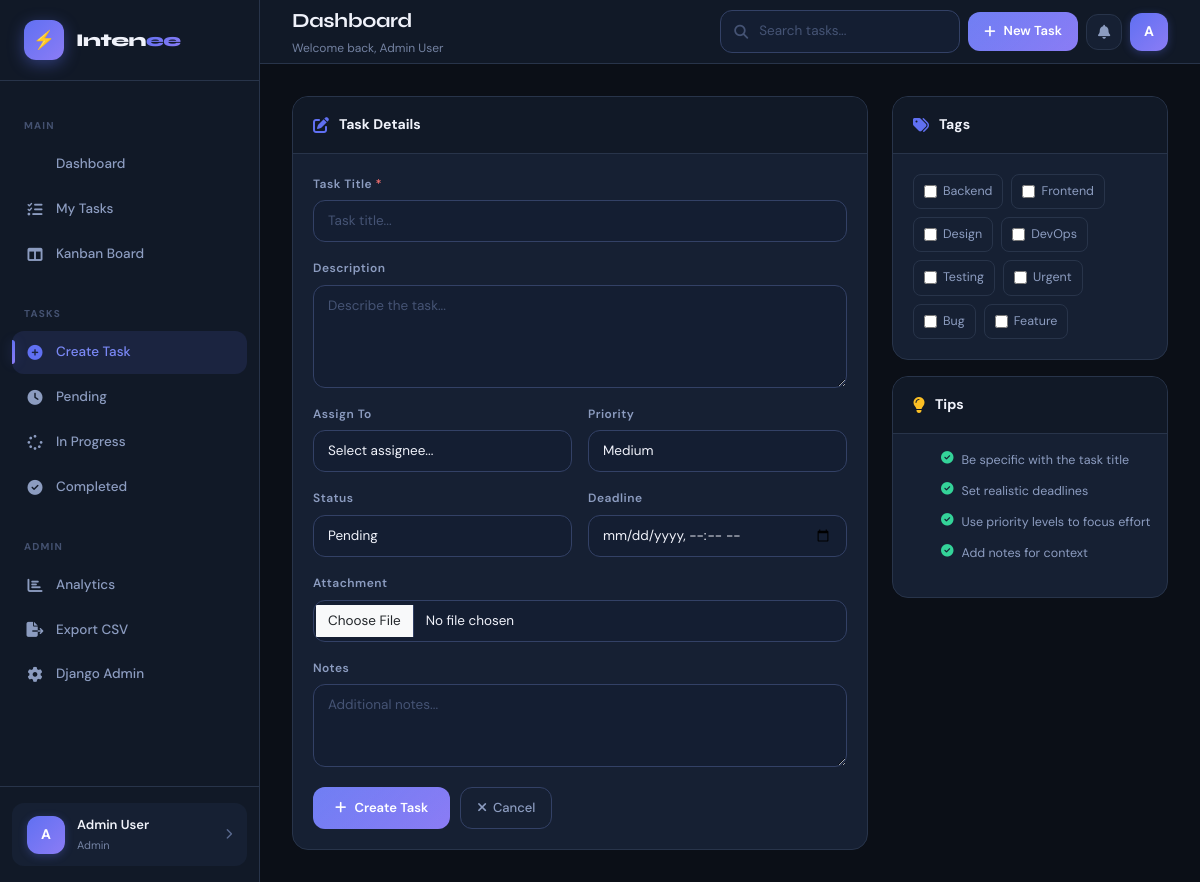
Page /tasks/create/ (signed in) on the committed database.
### accounts/models.py (models this page shows)
class User(AbstractUser):
    ROLE_CHOICES = [
        ('admin', 'Admin'),
        ('employee', 'Employee'),
    ]
    full_name = models.CharField(max_length=150, blank=True)
    role = models.CharField(max_length=20, choices=ROLE_CHOICES, default='employee')
    profile_picture = models.ImageField(upload_to='profiles/', blank=True, null=True)
    bio = models.TextField(blank=True)
    phone = models.CharField(max_length=20, blank=True)
    created_at = models.DateTimeField(auto_now_add=True)
    updated_at = models.DateTimeField(auto_now=True)
    is_active = models.BooleanField(default=True)
    def __str__(self):
        return self.username
    def get_full_name(self):
        return self.full_name or f"{self.first_name} {self.last_name}".strip() or self.username
    @property
    def is_admin_user(self):
        return self.role == 'admin'
    class Meta:
        ordering = ['-created_at']

### tasks/models.py (models this page shows)
class Tag(models.Model):
    name = models.CharField(max_length=50, unique=True)
    color = models.CharField(max_length=7, default='#6366f1')
    def __str__(self):
        return self.name

### tasks/views.py (the view)
# urls.py: path('create/', views.task_create, name='create'),
@login_required
def task_create(request):
    if request.method == 'POST':
        form = TaskForm(request.POST, request.FILES, user=request.user)
        if form.is_valid():
            task = form.save(commit=False)
            task.created_by = request.user
            task.save()
            form.save_m2m()
            log_activity(task, request.user, f'Created task "{task.title}"')
            messages.success(request, f'Task "{task.title}" created successfully!')
            return redirect('tasks:detail', pk=task.pk)
    else:
        form = TaskForm(user=request.user)
    return render(request, 'tasks/task_form.html', {'form': form, 'action': 'Create'})

### templates/tasks/task_form.html (shortened to what this page needs)
{% extends 'base.html' %}
{% block content %}
<div class="row g-4">
  <div class="col-lg-8">
    <div class="card">
      <div class="card-header">
        <div class="card-header-title"><i class="fas fa-pen-to-square" style="color:var(--accent);"></i> Task Details</div>
      </div>
      <div class="card-body">
        <form method="post" enctype="multipart/form-data" novalidate>
          <div class="row g-3">
            <div class="col-12">
              <label class="form-label">Task Title <span style="color:var(--danger);">*</span></label>
              {{ form.title }}
            </div>
            <div class="col-12">
              <label class="form-label">Description</label>
              {{ form.description }}
            </div>
            <div class="col-md-6">
              <label class="form-label">Assign To</label>
              {{ form.assigned_to }}
            </div>
            <div class="col-md-6">
              <label class="form-label">Priority</label>
              {{ form.priority }}
            </div>
            <div class="col-md-6">
              <label class="form-label">Status</label>
              {{ form.status }}
            </div>
            <div class="col-md-6">
              <label class="form-label">Deadline</label>
              {{ form.deadline }}
            </div>
            <div class="col-12">
              <label class="form-label">Attachment</label>
              {{ form.attachment }}
            </div>
            <div class="col-12">
              <label class="form-label">Notes</label>
              {{ form.notes }}
            </div>
          </div>
          <div style="margin-top:20px;display:flex;gap:10px;">
            <button type="submit" class="btn-primary-custom">
              <i class="fas fa-{% if task %}save{% else %}plus{% endif %}"></i>
              {% if task %}Save Changes{% else %}Create Task{% endif %}
            </button>
            <a href="{% if task %}{% url 'tasks:detail' task.pk %}{% else %}{% url 'tasks:list' %}{% endif %}" class="btn-ghost">
              <i class="fas fa-xmark"></i> Cancel
            </a>
          </div>
        </form>
      </div>
    </div>
  </div>
  <div class="col-lg-4">
    <div class="card">
      <div class="card-header">
        <div class="card-header-title"><i class="fas fa-tags" style="color:var(--accent);"></i> Tags</div>
      </div>
      <div class="card-body">
        <div style="display:flex;flex-wrap:wrap;gap:8px;">
          {% for checkbox in form.tags %}
          <label style="display:flex;align-items:center;gap:6px;cursor:pointer;padding:6px 10px;border:1px solid var(--border);border-radius:8px;font-size:12.5px;transition:all 0.15s;" class="tag-label">
            {{ checkbox.tag }}
            <span>{{ checkbox.choice_label }}</span>
          </label>
          {% empty %}
          <p style="color:var(--text-muted);font-size:13px;">No tags available. <a href="/admin/tasks/tag/add/" style="color:var(--accent);">Add tags</a></p>
          {% endfor %}
        </div>
      </div>
    </div>
    <div class="card" style="margin-top:16px;">
      <div class="card-header">
        <div class="card-header-title"><i class="fas fa-lightbulb" style="color:var(--warning);"></i> Tips</div>
      </div>
      <div class="card-body" style="padding:16px;">
        <ul style="list-style:none;display:flex;flex-direction:column;gap:10px;">
          <li style="display:flex;gap:8px;font-size:12.5px;color:var(--text-secondary);">
            <i class="fas fa-circle-check" style="color:var(--success);margin-top:2px;"></i>
            Be specific with the task title
          </li>
          <li style="display:flex;gap:8px;font-size:12.5px;color:var(--text-secondary);">
            <i class="fas fa-circle-check" style="color:var(--success);margin-top:2px;"></i>
            Set realistic deadlines
          </li>
          <li style="display:flex;gap:8px;font-size:12.5px;color:var(--text-secondary);">
            <i class="fas fa-circle-check" style="color:var(--success);margin-top:2px;"></i>
            Use priority levels to focus effort
          </li>
          <li style="display:flex;gap:8px;font-size:12.5px;color:var(--text-secondary);">
            <i class="fas fa-circle-check" style="color:var(--success);margin-top:2px;"></i>
            Add notes for context
          </li>
        </ul>
      </div>
    </div>
  </div>
</div>
{% endblock %}

### templates/partials/sidebar.html (shortened to what this page needs)
{% load static %}
<div class="sidebar" id="sidebar">
  <div class="sidebar-logo">
    <div class="logo-icon">⚡</div>
    <div class="logo-text">Inten<span>ee</span></div>
  </div>
  <div style="padding: 16px 0; flex: 1;">
    <div class="sidebar-section-label">Main</div>
    <nav>
      <div class="nav-item">
        <a href="{% url 'dashboard:index' %}" class="nav-link {% if request.resolver_match.app_name == 'dashboard' %}active{% endif %}">
           Dashboard
        </a>
      </div>
      <div class="nav-item">
        <a href="{% url 'tasks:list' %}" class="nav-link {% if request.resolver_match.app_name == 'tasks' and request.resolver_match.url_name == 'list' %}active{% endif %}">
          <i class="fas fa-list-check"></i> My Tasks
        </a>
      </div>
      <div class="nav-item">
        <a href="{% url 'tasks:kanban' %}" class="nav-link {% if request.resolver_match.url_name == 'kanban' %}active{% endif %}">
          <i class="fas fa-columns"></i> Kanban Board
        </a>
      </div>
    </nav>
    <div class="sidebar-section-label" style="margin-top: 8px;">Tasks</div>
    <nav>
      <div class="nav-item">
        <a href="{% url 'tasks:create' %}" class="nav-link {% if request.resolver_match.url_name == 'create' %}active{% endif %}">
          <i class="fas fa-circle-plus"></i> Create Task
        </a>
      </div>
      <div class="nav-item">
        <a href="{% url 'tasks:list' %}?status=pending" class="nav-link">
          <i class="fas fa-clock"></i> Pending
        </a>
      </div>
      <div class="nav-item">
        <a href="{% url 'tasks:list' %}?status=in_progress" class="nav-link">
          <i class="fas fa-spinner"></i> In Progress
        </a>
      </div>
      <div class="nav-item">
        <a href="{% url 'tasks:list' %}?status=completed" class="nav-link">
          <i class="fas fa-check-circle"></i> Completed
        </a>
      </div>
    </nav>
    {% if user.is_admin_user %}
    <div class="sidebar-section-label" style="margin-top: 8px;">Admin</div>
    <nav>
      <div class="nav-item">
        <a href="{% url 'dashboard:admin' %}" class="nav-link">
          <i class="fas fa-chart-bar"></i> Analytics
        </a>
      </div>
      <div class="nav-item">
        <a href="{% url 'tasks:export_csv' %}" class="nav-link">
          <i class="fas fa-file-export"></i> Export CSV
        </a>
      </div>
      <div class="nav-item">
        <a href="/admin/" class="nav-link">
          <i class="fas fa-cog"></i> Django Admin
        </a>
      </div>
    </nav>
    {% endif %}
  </div>
  <div class="sidebar-footer">
    <a href="{% url 'accounts:profile' %}" class="user-card">
      <div class="user-avatar">
        {% if user.profile_picture %}
          <img src="{{ user.profile_picture.url }}" alt="{{ user.username }}">
        {% else %}
          {{ user.get_full_name|first|upper }}
        {% endif %}
      </div>
      <div>
        <div class="user-name">{{ user.get_full_name|truncatechars:20 }}</div>
        <div class="user-role">{{ user.get_role_display }}</div>
      </div>
      <i class="fas fa-chevron-right" style="margin-left: auto; font-size: 11px; color: var(--text-muted);"></i>
    </a>
  </div>
</div>

### templates/partials/topbar.html (shortened to what this page needs)
<div class="topbar">
  <div>
    <div class="topbar-title">{% block topbar_title %}Dashboard{% endblock %}</div>
    <div class="topbar-subtitle">{% block topbar_subtitle %}Welcome back, {{ user.get_full_name }}{% endblock %}</div>
  </div>
  <div class="topbar-right">
    <div class="search-bar d-none d-md-flex">
      <input type="text" class="form-control" placeholder="Search tasks..." id="globalSearch" style="width: 240px;">
    </div>
    <a href="{% url 'tasks:create' %}" class="btn-primary-custom" style="padding: 8px 16px; font-size: 13px;">
      <i class="fas fa-plus"></i> New Task
    </a>
    <div class="dropdown">
      <button class="btn-icon" data-bs-toggle="dropdown">
        <i class="fas fa-bell"></i>
      </button>
    </div>
    <div class="dropdown">
      <div class="user-avatar" style="cursor: pointer;" data-bs-toggle="dropdown">
        {% if user.profile_picture %}
          <img src="{{ user.profile_picture.url }}" alt="{{ user.username }}">
        {% else %}
          {{ user.get_full_name|first|upper }}
        {% endif %}
      </div>
    </div>
  </div>
</div>

### rows in the picture
User: get_full_name|first "A", get_full_name "Admin User", role "Admin"
Tag: choice_label "Backend"
Tag: choice_label "Frontend"
Tag: choice_label "Design"
Tag: choice_label "DevOps"
Tag: choice_label "Testing"
Tag: choice_label "Urgent"
Tag: choice_label "Bug"
Tag: choice_label "Feature"
